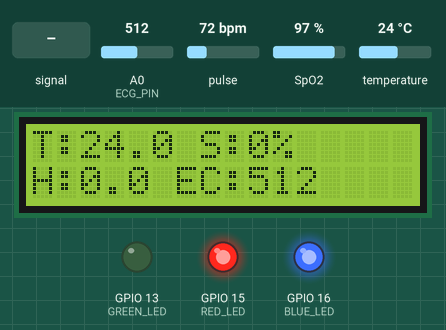
A sketch run on a simulated ESP8266 (NodeMCU). Parts: 16×2 character LCD, output pins drawn as LEDs (lit = HIGH). Dashed ring = blinking. Inputs (shaded band) come from the test bench; at power-on: temperature 24 °C, pulse 72 bpm, A0 (ECG_PIN) = 512, SpO2 97 %. WiFi joins after 1.5 s; servers stay silent unless stated; what the sketch prints to the serial monitor is not drawn.

Above: at 4.8 s.
4.9 s: temperature set to 34.5 °C
At 6.3 s:
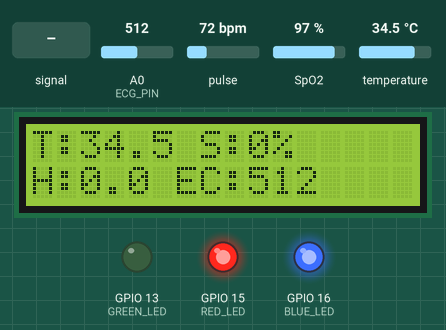
8.9 s: temperature set to 36 °C
At 10.4 s:
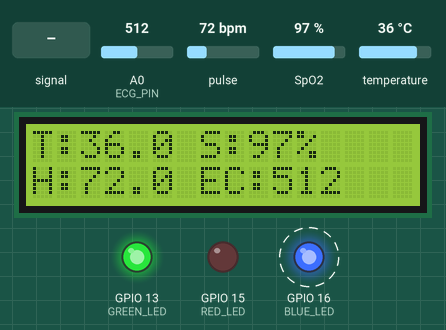
11.3 s: A0 (ECG_PIN) fed a 200 Hz sine of ±81 counts around its level
At 13.5 s:
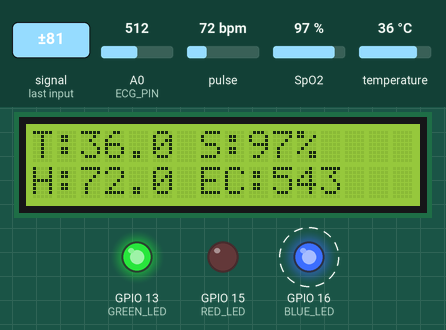
13.7 s: pulse set to 61 bpm
At 15.0 s:
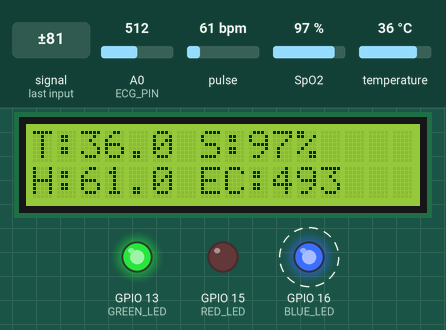
15.2 s: pulse set to 58 bpm
At 16.1 s:
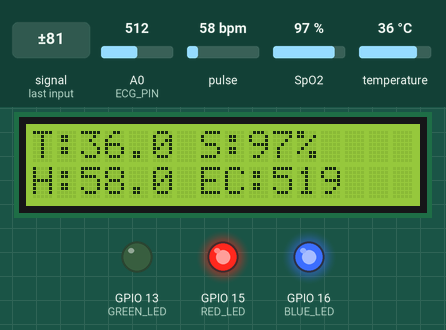
18.4 s: A0 (ECG_PIN) set to 716
At 19.6 s:
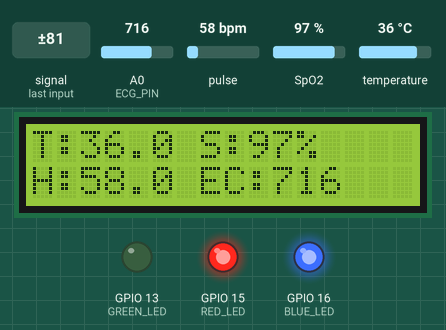
Timing chart, 0 to 20.9 s (numbered marks = the images above; inputs shaded):
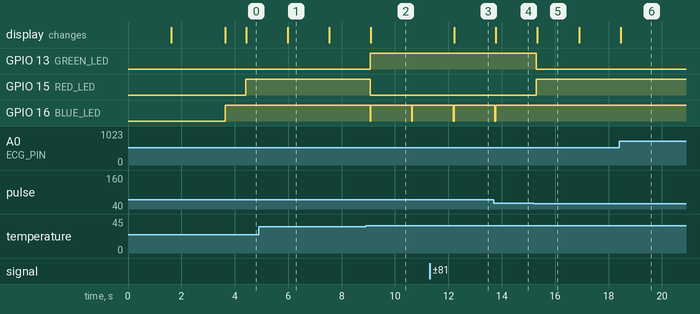

The sketch:

IoT_Health_Monitor.ino
```cpp
#include <Wire.h>
#include <LiquidCrystal_I2C.h>
#include <ESP8266WiFi.h>
#include <Ubidots.h>
#include "MAX30100_PulseOximeter.h"
#include <OneWire.h>
#include <DallasTemperature.h>

// WiFi credentials
const char* ssid = "Wifi Name";
const char* password = "Pass key";

// Ubidots credentials
const char* TOKEN = "Your Token ID";
Ubidots ubidots(TOKEN);

// Pins and Objects
#define BLUE_LED 16
#define GREEN_LED 13
#define RED_LED 15
#define BUZZER  16
#define ONE_WIRE_BUS 2
#define ECG_PIN A0

LiquidCrystal_I2C lcd(0x27, 16, 2);
OneWire oneWire(ONE_WIRE_BUS);
DallasTemperature sensors(&oneWire);
PulseOximeter pox;

// Timing
unsigned long lastSendTime = 0;
const unsigned long sendInterval = 16000;
const unsigned long lcdUpdateInterval = 1000;
unsigned long lastLcdUpdate = 0;

// Variables
float temperature;
float heartRate;
float spo2;
int ecgValue;

// Function to handle abnormal values
void handleAbnormal() {
  digitalWrite(RED_LED, HIGH);
  digitalWrite(GREEN_LED, LOW);
  digitalWrite(BUZZER, HIGH);
}

// Function to handle normal values
void handleNormal() {
  digitalWrite(RED_LED, LOW);
  digitalWrite(GREEN_LED, HIGH);
  digitalWrite(BUZZER, LOW);
}

// WiFi connection check
void checkWiFi() {
  if (WiFi.status() == WL_CONNECTED) {
    digitalWrite(BLUE_LED, HIGH);
  } else {
    digitalWrite(BLUE_LED, LOW);
  }
}

// Callback for MAX30100
void onBeatDetected() {
  Serial.println("Beat detected!");
}

void setup() {
  // Initialize serial and peripherals
  Serial.begin(9600);
  lcd.begin();
  lcd.backlight();
  pinMode(BLUE_LED, OUTPUT);
  pinMode(GREEN_LED, OUTPUT);
  pinMode(RED_LED, OUTPUT);
  pinMode(BUZZER, OUTPUT);

  digitalWrite(BLUE_LED, LOW);
  digitalWrite(GREEN_LED, LOW);
  digitalWrite(RED_LED, LOW);
  digitalWrite(BUZZER, LOW);

  // Show WiFi connecting message on LCD
  lcd.clear();
  lcd.setCursor(0, 0);
  lcd.print("  Connecting to   ");
  lcd.setCursor(0, 1);
  lcd.print("      WiFi        ");

  // Connect to WiFi
  WiFi.begin(ssid, password);
  while (WiFi.status() != WL_CONNECTED) {
    delay(500);
    Serial.print(".");
  }
  Serial.println("WiFi connected");

  // Clear LCD and show connection success
  lcd.clear();
  lcd.setCursor(0, 0);
  lcd.print("WiFi Connected");
  delay(2000);
  lcd.clear();

  // Initialize sensors
  sensors.begin();
  pox.begin();
  //pox.setOnBeatDetectedCallback(onBeatDetected);
}

void loop() {
  // Update WiFi status
  checkWiFi();

  // Read MAX30100 heart rate and SpO2
  pox.update();

  // Read DS18B20 temperature sensor
  sensors.setWaitForConversion(true);
  sensors.requestTemperatures();
  temperature = sensors.getTempCByIndex(0);
  sensors.setWaitForConversion(false);

  heartRate = pox.getHeartRate();
  spo2 = pox.getSpO2();

  // Read ECG sensor
  ecgValue = analogRead(ECG_PIN);

  // Determine LED and buzzer states
  if (temperature > 40.1 || temperature < 35.2 || heartRate < 60 || heartRate > 100 || spo2 < 93) {
    handleAbnormal();
  } else {
    handleNormal();
  }

  // Update LCD periodically
  if (millis() - lastLcdUpdate >= lcdUpdateInterval) {

    lastLcdUpdate = millis();
    lcd.clear();
    lcd.setCursor(0, 0);
    lcd.print("T:");
    lcd.print(temperature, 1);
    lcd.print(" S:");
    lcd.print(spo2, 0);
    lcd.print("%");
    lcd.setCursor(0, 1);
    lcd.print("H:");
    lcd.print(heartRate, 1);
    lcd.print(" EC:");
    lcd.print(ecgValue);
  }

  // Send data to Ubidots periodically
  if (millis() - lastSendTime >= sendInterval && WiFi.status() == WL_CONNECTED) {
    lastSendTime = millis();
    ubidots.add("temperature", temperature);
    ubidots.add("heart_rate", heartRate);
    ubidots.add("spo2", spo2);
    ubidots.add("ecg", ecgValue);
    ubidots.send("Data");
    // Initialize sensors
    sensors.begin();
    pox.begin();
    //pox.setOnBeatDetectedCallback(onBeatDetected);
  }
}
```

Measured:
- the behaviour switches between 35.2 and 35.3 °C on temperature (found by bisection; images 1 and 2)
- the behaviour switches between 60 and 59 bpm on pulse (found by bisection; images 4 and 5)
- after the input at 4.9 s, the display: changes after 1.1 s (image 1)
- after the input at 8.9 s, GPIO 13 (GREEN_LED): LOW → HIGH after 0.17 s; GPIO 15 (RED_LED): HIGH → LOW after 0.17 s; GPIO 16 (BLUE_LED): alternates HIGH for 1.5 s and LOW for 0.03 s, starting after 0.17 s; the display: changes after 0.20 s (image 2)
- after the input at 11.3 s, the display: changes after 0.91 s (image 3)
- after the input at 13.7 s, the display: changes after 0.07 s (image 4)
- after the input at 15.2 s, GPIO 13 (GREEN_LED): HIGH → LOW after 0.10 s; GPIO 15 (RED_LED): LOW → HIGH after 0.10 s; GPIO 16 (BLUE_LED): stops changing and stays HIGH; the display: changes after 0.13 s (image 5)
